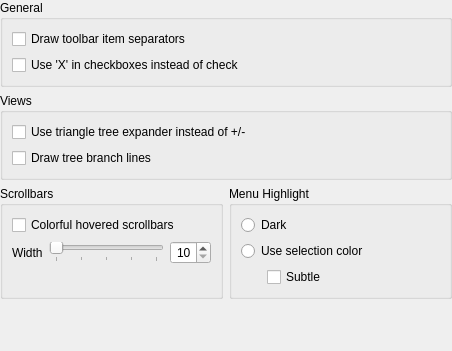
<?xml version="1.0" encoding="UTF-8"?>
<ui version="4.0">
 <class>OxygenConfigDialog</class>
 <widget class="QWidget" name="OxygenConfigDialog">
  <property name="geometry">
   <rect>
    <x>0</x>
    <y>0</y>
    <width>452</width>
    <height>351</height>
   </rect>
  </property>
  <property name="windowTitle">
   <string>Dialog</string>
  </property>
  <layout class="QGridLayout" name="gridLayout_2">
   <property name="margin">
    <number>0</number>
   </property>
   <item row="3" column="0" colspan="2">
    <spacer name="verticalSpacer">
     <property name="orientation">
      <enum>Qt::Vertical</enum>
     </property>
     <property name="sizeHint" stdset="0">
      <size>
       <width>20</width>
       <height>40</height>
      </size>
     </property>
    </spacer>
   </item>
   <item row="0" column="0" colspan="2">
    <widget class="QGroupBox" name="groupGeneral">
     <property name="title">
      <string>General</string>
     </property>
     <layout class="QVBoxLayout" name="verticalLayout_3">
      <item>
       <widget class="QCheckBox" name="_toolBarDrawItemSeparator">
        <property name="text">
         <string>Draw toolbar item separators</string>
        </property>
       </widget>
      </item>
      <item>
       <widget class="QCheckBox" name="_checkDrawX">
        <property name="text">
         <string>Use 'X' in checkboxes instead of check</string>
        </property>
       </widget>
      </item>
     </layout>
    </widget>
   </item>
   <item row="1" column="0" colspan="2">
    <widget class="QGroupBox" name="groupView">
     <property name="title">
      <string>Views</string>
     </property>
     <layout class="QVBoxLayout" name="verticalLayout_2">
      <item>
       <widget class="QCheckBox" name="_viewDrawTriangularExpander">
        <property name="text">
         <string>Use triangle tree expander instead of +/-</string>
        </property>
       </widget>
      </item>
      <item>
       <widget class="QCheckBox" name="_viewDrawTreeBranchLines">
        <property name="text">
         <string>Draw tree branch lines</string>
        </property>
       </widget>
      </item>
     </layout>
    </widget>
   </item>
   <item row="2" column="0">
    <widget class="QGroupBox" name="groupScrollBar">
     <property name="title">
      <string>Scrollbars</string>
     </property>
     <layout class="QGridLayout" name="gridLayout_3">
      <item row="2" column="0" colspan="3">
       <spacer name="verticalSpacer_2">
        <property name="orientation">
         <enum>Qt::Vertical</enum>
        </property>
        <property name="sizeHint" stdset="0">
         <size>
          <width>158</width>
          <height>18</height>
         </size>
        </property>
       </spacer>
      </item>
      <item row="0" column="0" colspan="3">
       <widget class="QCheckBox" name="_scrollBarColored">
        <property name="text">
         <string>Colorful hovered scrollbars</string>
        </property>
       </widget>
      </item>
      <item row="1" column="0">
       <widget class="QLabel" name="label">
        <property name="text">
         <string>Width</string>
        </property>
       </widget>
      </item>
      <item row="1" column="1">
       <widget class="QSlider" name="_scrollBarWidthSlider">
        <property name="minimum">
         <number>10</number>
        </property>
        <property name="maximum">
         <number>30</number>
        </property>
        <property name="pageStep">
         <number>5</number>
        </property>
        <property name="orientation">
         <enum>Qt::Horizontal</enum>
        </property>
        <property name="tickPosition">
         <enum>QSlider::TicksBelow</enum>
        </property>
        <property name="tickInterval">
         <number>5</number>
        </property>
       </widget>
      </item>
      <item row="1" column="2">
       <widget class="QSpinBox" name="_scrollBarWidth">
        <property name="alignment">
         <set>Qt::AlignRight|Qt::AlignTrailing|Qt::AlignVCenter</set>
        </property>
        <property name="minimum">
         <number>10</number>
        </property>
        <property name="maximum">
         <number>30</number>
        </property>
       </widget>
      </item>
     </layout>
     <zorder>verticalSpacer_2</zorder>
     <zorder>_scrollBarColored</zorder>
     <zorder>label</zorder>
     <zorder>_scrollBarWidthSlider</zorder>
     <zorder>_scrollBarWidth</zorder>
    </widget>
   </item>
   <item row="2" column="1">
    <widget class="QGroupBox" name="groupMenu">
     <property name="title">
      <string>Menu Highlight</string>
     </property>
     <layout class="QGridLayout" name="gridLayout">
      <item row="2" column="0">
       <spacer name="horizontalSpacer">
        <property name="orientation">
         <enum>Qt::Horizontal</enum>
        </property>
        <property name="sizeType">
         <enum>QSizePolicy::Fixed</enum>
        </property>
        <property name="sizeHint" stdset="0">
         <size>
          <width>20</width>
          <height>20</height>
         </size>
        </property>
       </spacer>
      </item>
      <item row="0" column="0" colspan="2">
       <widget class="QRadioButton" name="_menuHighlightDark">
        <property name="text">
         <string>Dark</string>
        </property>
       </widget>
      </item>
      <item row="1" column="0" colspan="2">
       <widget class="QRadioButton" name="_menuHighlightStrong">
        <property name="text">
         <string>Use selection color</string>
        </property>
       </widget>
      </item>
      <item row="2" column="1">
       <widget class="QCheckBox" name="_menuHighlightSubtle">
        <property name="sizePolicy">
         <sizepolicy hsizetype="Expanding" vsizetype="Fixed">
          <horstretch>0</horstretch>
          <verstretch>0</verstretch>
         </sizepolicy>
        </property>
        <property name="text">
         <string>Subtle</string>
        </property>
       </widget>
      </item>
     </layout>
     <zorder>horizontalSpacer</zorder>
     <zorder>_menuHighlightDark</zorder>
     <zorder>_menuHighlightStrong</zorder>
     <zorder>_menuHighlightSubtle</zorder>
    </widget>
   </item>
  </layout>
  <zorder>verticalSpacer</zorder>
  <zorder>groupGeneral</zorder>
  <zorder>groupView</zorder>
  <zorder>groupScrollBar</zorder>
  <zorder>groupMenu</zorder>
 </widget>
 <resources/>
 <connections>
  <connection>
   <sender>_scrollBarWidthSlider</sender>
   <signal>valueChanged(int)</signal>
   <receiver>_scrollBarWidth</receiver>
   <slot>setValue(int)</slot>
   <hints>
    <hint type="sourcelabel">
     <x>112</x>
     <y>275</y>
    </hint>
    <hint type="destinationlabel">
     <x>200</x>
     <y>275</y>
    </hint>
   </hints>
  </connection>
  <connection>
   <sender>_scrollBarWidth</sender>
   <signal>valueChanged(int)</signal>
   <receiver>_scrollBarWidthSlider</receiver>
   <slot>setValue(int)</slot>
   <hints>
    <hint type="sourcelabel">
     <x>200</x>
     <y>275</y>
    </hint>
    <hint type="destinationlabel">
     <x>112</x>
     <y>275</y>
    </hint>
   </hints>
  </connection>
  <connection>
   <sender>_menuHighlightStrong</sender>
   <signal>toggled(bool)</signal>
   <receiver>_menuHighlightSubtle</receiver>
   <slot>setEnabled(bool)</slot>
   <hints>
    <hint type="sourcelabel">
     <x>346</x>
     <y>266</y>
    </hint>
    <hint type="destinationlabel">
     <x>358</x>
     <y>292</y>
    </hint>
   </hints>
  </connection>
 </connections>
</ui>
